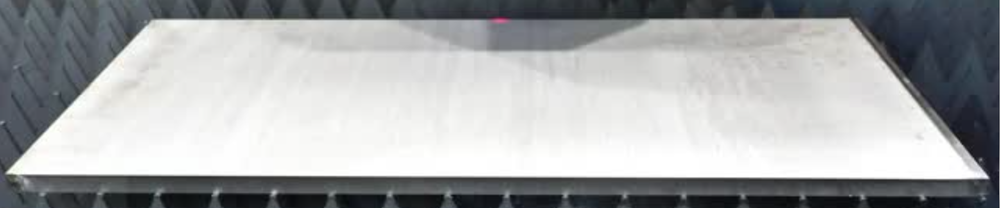
#> input picture Przygotowanie obrazu/Pierwsze podejście/1.png, 1000 x 208 px, shrunk from 2557 x 533 before the run, given in place of the camera
$ python calibration.py
#> lines starting #> are read from the running program, lines starting #| are printed output that depends on the picture; after the words box and inside, x2 and y2 are one past the last pixel; in counts of white or black regions, pixels touching at a corner belong together
#> further down, frame is the input picture: shape (208, 1000, 3); mean B, G, R 169.8, 168.6, 166.7
import cv2
import numpy as np

# ----------------- Funkcja do detekcji krawędzi i transformacji perspektywicznej ----------------- #
# Funkcja przyjmuje obraz, wartości progów detekcji krawędzi oraz parametry filtracji obrazu
# Funkcja zwraca obraz wynikowy, obraz z detekcją krawędzi oraz obraz po filtracji
# W przypadku braku znalezienia konturów zwracany jest pusty obraz
# Zwracane obrazy:
# img_output, edged, gray = workspace_detection(img, Canny_threshold1, Canny_threshold2, bilateralFilter_d, bilateralFilter_SigmaColor, bilateralFilter_SigmaSpace, own_size=False, own_size_width=0, own_size_height=0)
#  - img_output - obraz wynikowy
#  - edged - obraz z detekcją krawędzi
#  - gray - obraz po filtracji w skali szarości
# Wejściowe parametry:
#  - img - obraz wejściowy
#  - Canny_threshold1 - próg detekcji krawędzi
#  - Canny_threshold2 - próg detekcji krawędzi
#  - bilateralFilter_d - parametr filtracji bilateralnej
#  - bilateralFilter_SigmaColor - parametr filtracji bilateralnej
#  - bilateralFilter_SigmaSpace - parametr filtracji bilateralnej
#  - own_size - własne wymiary obrazu wynikowego (True/False), domyślnie False
#  - own_size_width - szerokość obrazu wynikowego, domyślnie 0
#  - own_size_height - wysokość obrazu wynikowego, domyślnie 0
# ------------------------------------------------------------------------------------------------- #
def workspace_detection(img, Canny_threshold1, Canny_threshold2, bilateralFilter_d, bilateralFilter_SigmaColor, bilateralFilter_SigmaSpace, own_size=False, own_size_width=0, own_size_height=0):
    # Filtracja obrazu w skali szarości
#> called with Canny_threshold1 = 18, Canny_threshold2 = 53, bilateralFilter_d = 5, bilateralFilter_SigmaColor = 10, bilateralFilter_SigmaSpace = 10, own_size = True, own_size_width = 1000, own_size_height = 1000
    gray = cv2.cvtColor(img, cv2.COLOR_BGR2GRAY)
    gray = cv2.bilateralFilter(gray, bilateralFilter_d, bilateralFilter_SigmaColor, bilateralFilter_SigmaSpace)
    edged = cv2.Canny(gray, Canny_threshold1, Canny_threshold2)
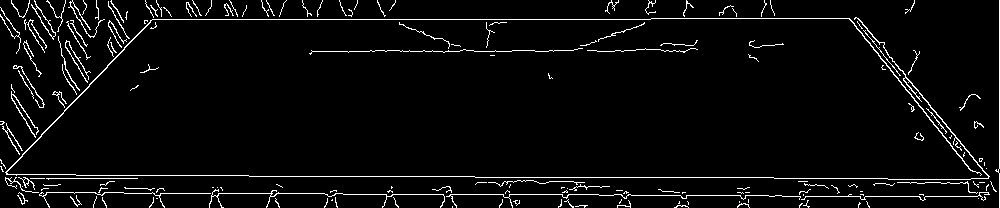
#> edged: shape (208, 1000); 4.2% white in thin lines or dots

    # Detekcja konturów
    contours, hierarchy = cv2.findContours(edged.copy(), cv2.RETR_TREE, cv2.CHAIN_APPROX_SIMPLE)
#> contours = 183 contours, 168 with area under 20; largest, box (x1, y1, x2, y2) and area: (5, 17, 990, 180) 410, (31, 0, 56, 40) 175, (35, 7, 56, 38) 142, (11, 91, 39, 138) 44, (209, 189, 445, 208) 34
    contours = sorted(contours, key = cv2.contourArea, reverse = True)[:1]
#> contours = 1 contour; box (x1, y1, x2, y2) and area: (5, 17, 990, 180) 410

    # Znalezienie największego konturu
    biggest = np.array([])
    if len(contours) != 0:
        max_area = 0
        for i in contours:                                          # Przechodzenie przez wszystkie kontury
            area = cv2.contourArea(i)                               # Obliczenie pola powierzchni
            if area > 500:                                          # Odfiltrowanie małych konturów
                peri = cv2.arcLength(i, True)                       # Obliczenie obwodu
                approx = cv2.approxPolyDP(i, 0.015 * peri, True)    # Znalezienie wierzchołków
                if area > max_area and len(approx) == 4:            # Sprawdzenie czy kontur jest czworokątem
                    biggest = approx
                    max_area = area
#> this loop made 1 pass
#> area on pass 1: 410.5
#> after the loop, biggest = empty array; max_area = 0

    # Oznaczenie największego konturu na obrazie
    cv2.drawContours(img, biggest, -1, (0, 255, 0), 5)

    # W przypadku braku znalezienia konturów zwracany jest pusty obraz
    if biggest.size == 0:
        cv2.imshow('Detekcja krawędzi', edged)
        cv2.imshow('Detekcja krawędziw', gray)
        return np.zeros((1, 1, 3), dtype="uint8"), edged, gray
    # W przeciwnym wypadku wyznaczane są współrzędne narożników obrazu wynikowego
    else:
        points = biggest.reshape((4, 2))
        input_pts = np.zeros((4, 2), dtype="float32")

        # Wyznaczenie koordynatów narożników
        points_sum = points.sum(axis=1)
        input_pts[0] = points[np.argmin(points_sum)]        # top-left
        input_pts[3] = points[np.argmax(points_sum)]        # bottom-right
        points_diff = np.diff(points, axis=1)
        input_pts[1] = points[np.argmin(points_diff)]       # top-right
        input_pts[2] = points[np.argmax(points_diff)]       # bottom-left

        # Wyznaczenie wymiarów obrazu
        (top_left, top_right, bottom_left, bottom_right) = input_pts # Rozpakowanie punktów
        bottom_width = np.sqrt(((bottom_right[0] - bottom_left[0]) ** 2) + ((bottom_right[1] - bottom_left[1]) ** 2))   # Obliczenie dolnej szerokości
        top_width = np.sqrt(((top_right[0] - top_left[0]) ** 2) + ((top_right[1] - top_left[1]) ** 2))                  # Obliczenie górnej szerokości
        right_height = np.sqrt(((top_right[0] - bottom_right[0]) ** 2) + ((top_right[1] - bottom_right[1]) ** 2))       # Obliczenie prawej wysokości
        left_height = np.sqrt(((top_left[0] - bottom_left[0]) ** 2) + ((top_left[1] - bottom_left[1]) ** 2))            # Obliczenie lewej wysokości

        max_width = 0
        max_height = 0
        # Rozmiar obrazu wynikowego
        if own_size == True:
            max_width = own_size_width
            max_height = own_size_height
        else:
            max_width = max(int(bottom_width), int(top_width))          # Maksymalna szerokość
            # max_height = int(max_width * 1.414)                       # Dla kartki A4 stosunek szerokości do wysokości wynosi 1.414
            max_height = max(int(right_height), int(left_height))       # Maksymalna wysokość

        # Współrzędne narożników obrazu wynikowego
        converted_points = np.array([[0, 0], [max_width, 0], [0, max_height], [max_width, max_height]], dtype="float32")

        # Transformacja perspektywiczna
        matrix = cv2.getPerspectiveTransform(input_pts, converted_points)
        img_output = cv2.warpPerspective(img_original, matrix, (max_width, max_height))

        # Dopasowanie wymiarów obrazów w celu użycia funkcji hstack
        gray = np.stack((gray,)*3, axis=-1)
        edged = np.stack((edged,)*3, axis=-1)

        return img_output, edged, gray


# Utworzenie obiektu kamery
cap = cv2.VideoCapture(1)

# Utworzenie okien do wyświetlania obrazów i suwaków do zmiany parametrów detekcji krawędzi i filtracji
cv2.namedWindow('Detekcja krawędzi')
cv2.createTrackbar('Threshold 1', 'Detekcja krawędzi', 18, 100, lambda x: None)
cv2.createTrackbar('Threshold 2', 'Detekcja krawędzi', 53, 200, lambda x: None)
cv2.namedWindow('Detekcja krawędziw')
cv2.createTrackbar('Threshold 3', 'Detekcja krawędziw', 5, 100, lambda x: None)
cv2.createTrackbar('Threshold 4', 'Detekcja krawędziw', 10, 100, lambda x: None)
cv2.createTrackbar('Threshold 5', 'Detekcja krawędziw', 10, 200, lambda x: None)

# Główna pętla programu
while True:
    ret, frame = cap.read()
    if not ret:
        print('Nie można wczytać obrazu z kamery')
        break
    img = frame.copy()
    img_original = img.copy()

    # Pobranie wartości progów detekcji krawędzi i filtracji
    threshold1 = cv2.getTrackbarPos('Threshold 1', 'Detekcja krawędzi')
    threshold2 = cv2.getTrackbarPos('Threshold 2', 'Detekcja krawędzi')
    threshold3 = cv2.getTrackbarPos('Threshold 3', 'Detekcja krawędziw')
    threshold4 = cv2.getTrackbarPos('Threshold 4', 'Detekcja krawędziw')
    threshold5 = cv2.getTrackbarPos('Threshold 5', 'Detekcja krawędziw')

    # Wywołanie funkcji do detekcji krawędzi i transformacji perspektywicznej
    img_output, edged, gray = workspace_detection(img, threshold1, threshold2, threshold3, threshold4, threshold5, True, 1000, 1000)
#> img_output = [[0, 0, 0]]

    # Wyświetlenie obrazów
    cv2.imshow('Detekcja krawędzi', edged)
    cv2.imshow('Detekcja krawędziw', img)

    # img_hor = np.hstack((img_original, gray, edged, img))
    # cv2.imshow('Detekcja krawędzi', img_hor)
    cv2.imshow('Obraz wynikowy', img_output)

    # Oczekiwanie na klawisz 'q' do zakończenia pętli
    if cv2.waitKey(1) & 0xFF == ord('q'):
#> (key q is pressed here)
        break

# Zwolnienie kamery i zamknięcie wszystkich okien
cap.release()
cv2.destroyAllWindows()

$ run again, on Przygotowanie obrazu/Pierwsze podejście/2.png
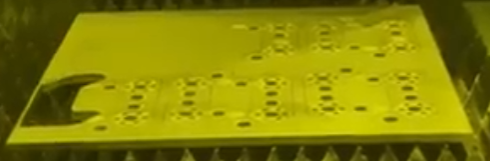
#> input picture Przygotowanie obrazu/Pierwsze podejście/2.png, 490 x 161 px, given in place of the camera
#> frame is the input picture: shape (161, 490, 3); mean B, G, R 5.3, 130, 133.7
#> in workspace_detection, `gray = cv2.cvtColor(img, cv2.COLOR_BGR2GRAY)`:
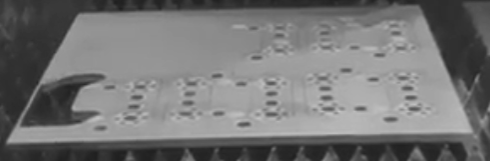
#> gray: shape (161, 490); min 31, max 197, mean 116.9
#> in workspace_detection, `edged = cv2.Canny(gray, Canny_threshold1, Canny_threshold2)`:
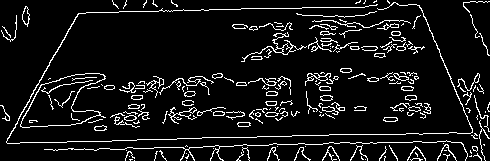
#> edged: shape (161, 490); 8.6% white in thin lines or dots
#> in workspace_detection, `contours, hierarchy = cv2.findContours(edged.copy(), cv2.RETR_TREE, cv..`: contours = 260 contours, 182 with area under 20; largest, box (x1, y1, x2, y2) and area: (20, 73, 106, 128) 2554, (20, 73, 105, 128) 2501, (241, 32, 307, 62) 122, (6, 2, 473, 144) 114, (22, 6, 30, 27) 85
#> in workspace_detection, `contours = sorted(contours, key = cv2.contourArea, reverse = True)[:1]`: contours = 1 contour; box (x1, y1, x2, y2) and area: (20, 73, 106, 128) 2554
#> the loop in workspace_detection, `for i in contours:` made 1 pass
#> (area, peri) on pass 1: (2554, 308)
#> after the loop in workspace_detection, `for i in contours:`: biggest = empty array; max_area = 0
#> img_output = [[0, 0, 0]]

$ run again, on Przygotowanie obrazu/Pierwsze podejście/3.png
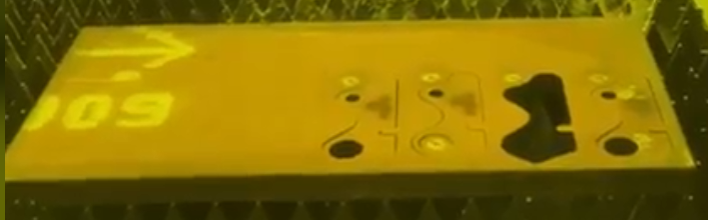
#> input picture Przygotowanie obrazu/Pierwsze podejście/3.png, 708 x 220 px, given in place of the camera
#> frame is the input picture: shape (220, 708, 3); mean B, G, R 4.2, 111.7, 134.3
#> in workspace_detection, `gray = cv2.cvtColor(img, cv2.COLOR_BGR2GRAY)`:
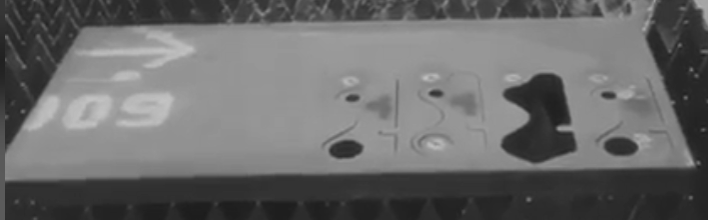
#> gray: shape (220, 708); min 28, max 195, mean 106.2
#> in workspace_detection, `edged = cv2.Canny(gray, Canny_threshold1, Canny_threshold2)`:
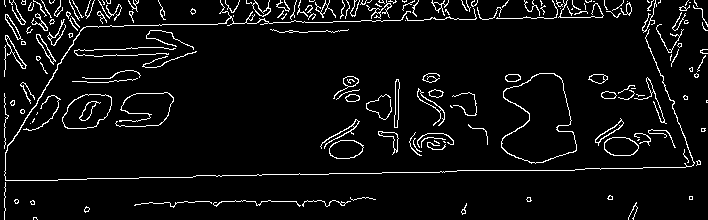
#> edged: shape (220, 708); 5.5% white in thin lines or dots
#> in workspace_detection, `contours, hierarchy = cv2.findContours(edged.copy(), cv2.RETR_TREE, cv..`: contours = 239 contours, 180 with area under 20; largest, box (x1, y1, x2, y2) and area: (501, 73, 577, 164) 4504, (501, 73, 577, 164) 4424, (62, 94, 112, 129) 1269, (62, 94, 112, 129) 1245, (604, 137, 639, 156) 510
#> in workspace_detection, `contours = sorted(contours, key = cv2.contourArea, reverse = True)[:1]`: contours = 1 contour; box (x1, y1, x2, y2) and area: (501, 73, 577, 164) 4504
#> the loop in workspace_detection, `for i in contours:` made 1 pass
#> (area, peri) on pass 1: (4504, 347.6)
#> after the loop in workspace_detection, `for i in contours:`: biggest = empty array; max_area = 0
#> img_output = [[0, 0, 0]]
